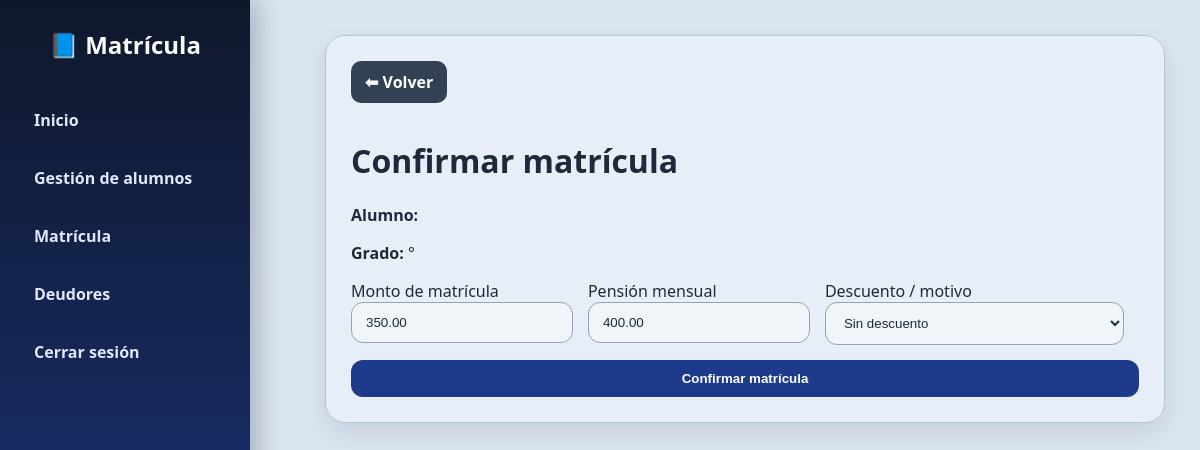
The page /matricular/1 (signed in) on the database as committed earlier.
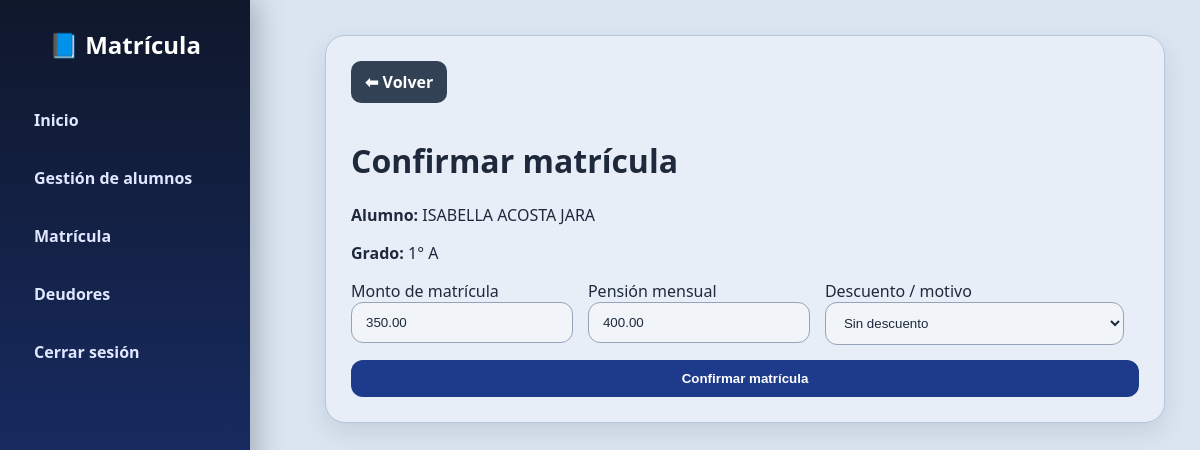
The same page on the database as committed later.
### tables this page shows
CREATE TABLE alumnos (
        id INTEGER PRIMARY KEY AUTOINCREMENT,
        nombres TEXT NOT NULL,
        apellidos TEXT NOT NULL,
        dni TEXT,
        grado TEXT NOT NULL,
        seccion TEXT NOT NULL,
        apoderado TEXT,
        telefono TEXT,
        estado TEXT DEFAULT 'Activo'
    );

### app.py (the view, shortened to what this page needs)
@app.route("/matricular/<int:alumno_id>", methods=["GET", "POST"])
def matricular_alumno(alumno_id):
    if "user" not in session:
        return redirect("/")
    conn = get_db()
    cur = conn.cursor()
    cur.execute("SELECT * FROM alumnos WHERE id=?", (alumno_id,))
    alumno = cur.fetchone()
    cur.execute("SELECT id FROM matriculas WHERE alumno_id=?", (alumno_id,))
    ya_matriculado = cur.fetchone()
    if ya_matriculado:
        conn.close()
        return redirect("/pagos/" + str(alumno_id))
    conn.close()
    return render_template(
        "confirmar_matricula.html",
        alumno=alumno
    )

### app.py (called while the page is built)
def get_db():
    return sqlite3.connect("colegio.db")

@app.context_processor
def injectar_usuario():
    return {
        "usuario_actual": session.get("user"),
        "rol_actual": session.get("rol")
    }

### templates/confirmar_matricula.html (shortened to what this page needs)
<!DOCTYPE html>
<html lang="es">
<head>
<link rel="stylesheet" href="/static/style.css">
</head>
<body>
<div class="sidebar">
    <h2>📘 Matrícula</h2>
    <a href="/dashboard">Inicio</a>
    <a href="/alumnos">Gestión de alumnos</a>
    <a href="/matricula">Matrícula</a>
    <a href="/deudores">Deudores</a>
    <a href="/logout">Cerrar sesión</a>
</div>
<div class="content">
<div class="card form-card">
<a class="btn-volver" href="/matricula">⬅ Volver</a>
<h1>Confirmar matrícula</h1>
<p><b>Alumno:</b> {{ alumno[1] }} {{ alumno[2] }}</p>
<p><b>Grado:</b> {{ alumno[4] }}° {{ alumno[5] }}</p>
<form class="form-editar" method="POST">
    <div>
        <label>Monto de matrícula</label>
        <input type="number" step="0.01" name="monto_matricula" value="350.00" required>
    </div>
    <div>
        <label>Pensión mensual</label>
        <input type="number" step="0.01" name="monto_pension" value="400.00" required>
    </div>
    <div>
        <label>Descuento / motivo</label>
        <select name="descuento">
            <option value="Sin descuento">Sin descuento</option>
        </select>
    </div>
    <button class="btn-full" type="submit">Confirmar matrícula</button>
</form>
</div>
</div>
</body>
</html>

Rows that differ between the two databases and show on the page:
added alumnos: nombres "ISABELLA", apellidos "ACOSTA JARA", grado "1", seccion "A"
